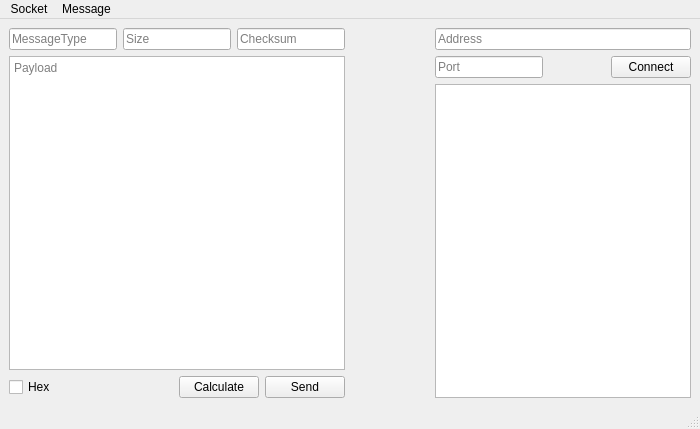
<?xml version="1.0" encoding="UTF-8"?>
<ui version="4.0">
 <class>MainWindow</class>
 <widget class="QMainWindow" name="MainWindow">
  <property name="geometry">
   <rect>
    <x>0</x>
    <y>0</y>
    <width>700</width>
    <height>429</height>
   </rect>
  </property>
  <property name="windowTitle">
   <string>MainWindow</string>
  </property>
  <widget class="QWidget" name="centralwidget">
   <layout class="QGridLayout" name="gridLayout">
    <item row="0" column="0">
     <layout class="QVBoxLayout" name="verticalLayout_2">
      <item>
       <layout class="QHBoxLayout" name="horizontalLayout_2">
        <item>
         <widget class="QLineEdit" name="teMessageType">
          <property name="placeholderText">
           <string>MessageType</string>
          </property>
         </widget>
        </item>
        <item>
         <widget class="QLineEdit" name="teSize">
          <property name="placeholderText">
           <string>Size</string>
          </property>
         </widget>
        </item>
        <item>
         <widget class="QLineEdit" name="teChecksum">
          <property name="placeholderText">
           <string>Checksum</string>
          </property>
         </widget>
        </item>
       </layout>
      </item>
      <item>
       <widget class="QTextEdit" name="tePayload">
        <property name="placeholderText">
         <string>Payload</string>
        </property>
       </widget>
      </item>
      <item>
       <layout class="QHBoxLayout" name="horizontalLayout_4">
        <item>
         <widget class="QCheckBox" name="cbHex">
          <property name="text">
           <string>Hex</string>
          </property>
         </widget>
        </item>
        <item>
         <spacer name="horizontalSpacer_3">
          <property name="orientation">
           <enum>Qt::Horizontal</enum>
          </property>
          <property name="sizeHint" stdset="0">
           <size>
            <width>40</width>
            <height>20</height>
           </size>
          </property>
         </spacer>
        </item>
        <item>
         <widget class="QPushButton" name="bCalculate">
          <property name="text">
           <string>Calculate</string>
          </property>
         </widget>
        </item>
        <item>
         <widget class="QPushButton" name="bSend">
          <property name="text">
           <string>Send</string>
          </property>
         </widget>
        </item>
       </layout>
      </item>
     </layout>
    </item>
    <item row="0" column="1">
     <spacer name="horizontalSpacer_2">
      <property name="orientation">
       <enum>Qt::Horizontal</enum>
      </property>
      <property name="sizeHint" stdset="0">
       <size>
        <width>40</width>
        <height>20</height>
       </size>
      </property>
     </spacer>
    </item>
    <item row="0" column="2">
     <layout class="QVBoxLayout" name="verticalLayout">
      <item>
       <widget class="QLineEdit" name="teAddress">
        <property name="placeholderText">
         <string>Address</string>
        </property>
       </widget>
      </item>
      <item>
       <layout class="QHBoxLayout" name="horizontalLayout">
        <item>
         <widget class="QLineEdit" name="tePort">
          <property name="placeholderText">
           <string>Port</string>
          </property>
         </widget>
        </item>
        <item>
         <spacer name="horizontalSpacer">
          <property name="orientation">
           <enum>Qt::Horizontal</enum>
          </property>
          <property name="sizeHint" stdset="0">
           <size>
            <width>40</width>
            <height>20</height>
           </size>
          </property>
         </spacer>
        </item>
        <item>
         <widget class="QPushButton" name="bConnect">
          <property name="text">
           <string>Connect</string>
          </property>
         </widget>
        </item>
       </layout>
      </item>
      <item>
       <widget class="QListWidget" name="listMessages"/>
      </item>
     </layout>
    </item>
   </layout>
  </widget>
  <widget class="QMenuBar" name="menubar">
   <property name="geometry">
    <rect>
     <x>0</x>
     <y>0</y>
     <width>700</width>
     <height>29</height>
    </rect>
   </property>
   <widget class="QMenu" name="menuSocket">
    <property name="title">
     <string>Socket</string>
    </property>
    <addaction name="actionConnect"/>
    <addaction name="actionClose"/>
    <addaction name="separator"/>
    <addaction name="actionQuit"/>
   </widget>
   <widget class="QMenu" name="menuMessage">
    <property name="title">
     <string>Message</string>
    </property>
    <widget class="QMenu" name="menuGeneric">
     <property name="title">
      <string>Generic</string>
     </property>
     <addaction name="actionLOGIN"/>
    </widget>
    <addaction name="menuGeneric"/>
   </widget>
   <addaction name="menuSocket"/>
   <addaction name="menuMessage"/>
  </widget>
  <widget class="QStatusBar" name="statusbar"/>
  <action name="actionConnect">
   <property name="text">
    <string>Connect</string>
   </property>
  </action>
  <action name="actionClose">
   <property name="text">
    <string>Close</string>
   </property>
  </action>
  <action name="actionQuit">
   <property name="text">
    <string>Quit</string>
   </property>
  </action>
  <action name="actionLOGIN">
   <property name="text">
    <string>LOGIN</string>
   </property>
  </action>
 </widget>
 <resources/>
 <connections/>
</ui>
